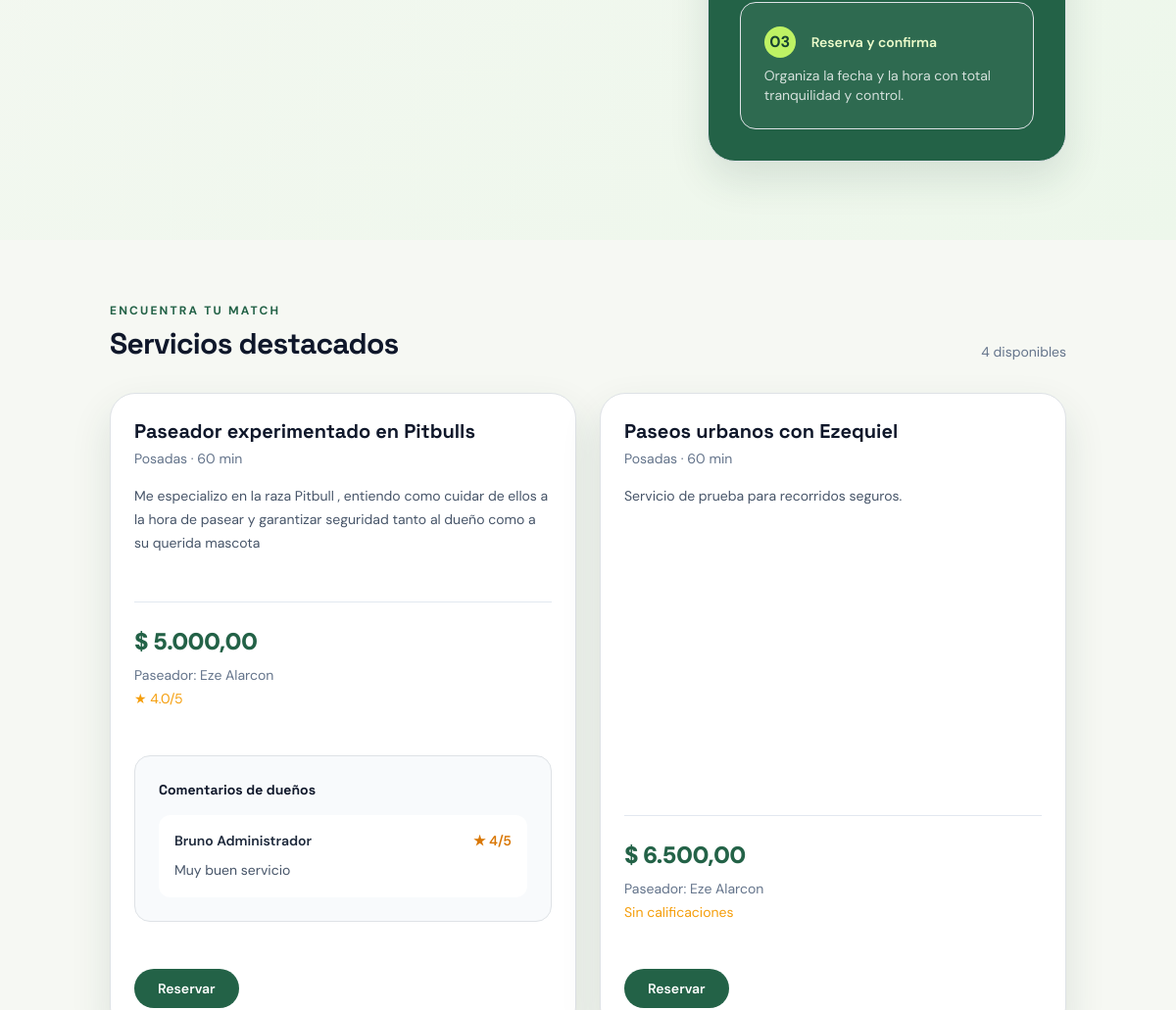
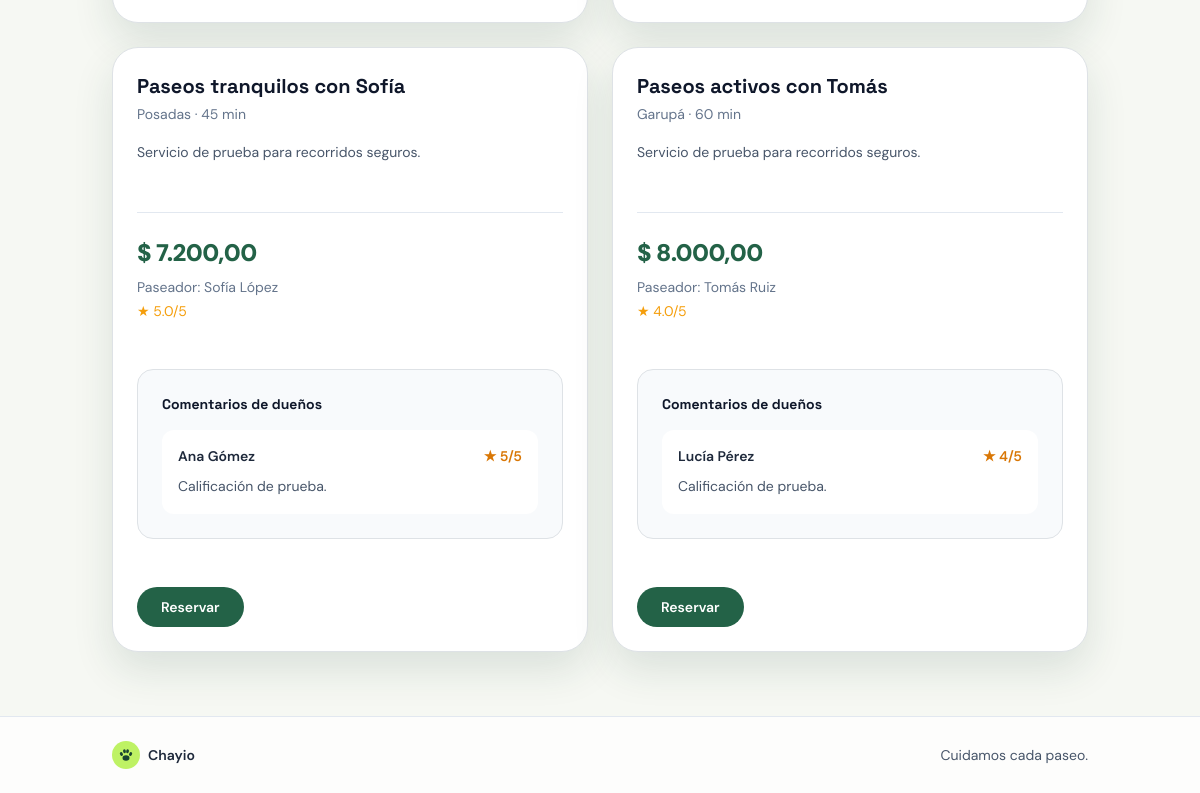
Page / (signed in, lower part) on the earlier database version (2 pictures, top to bottom).
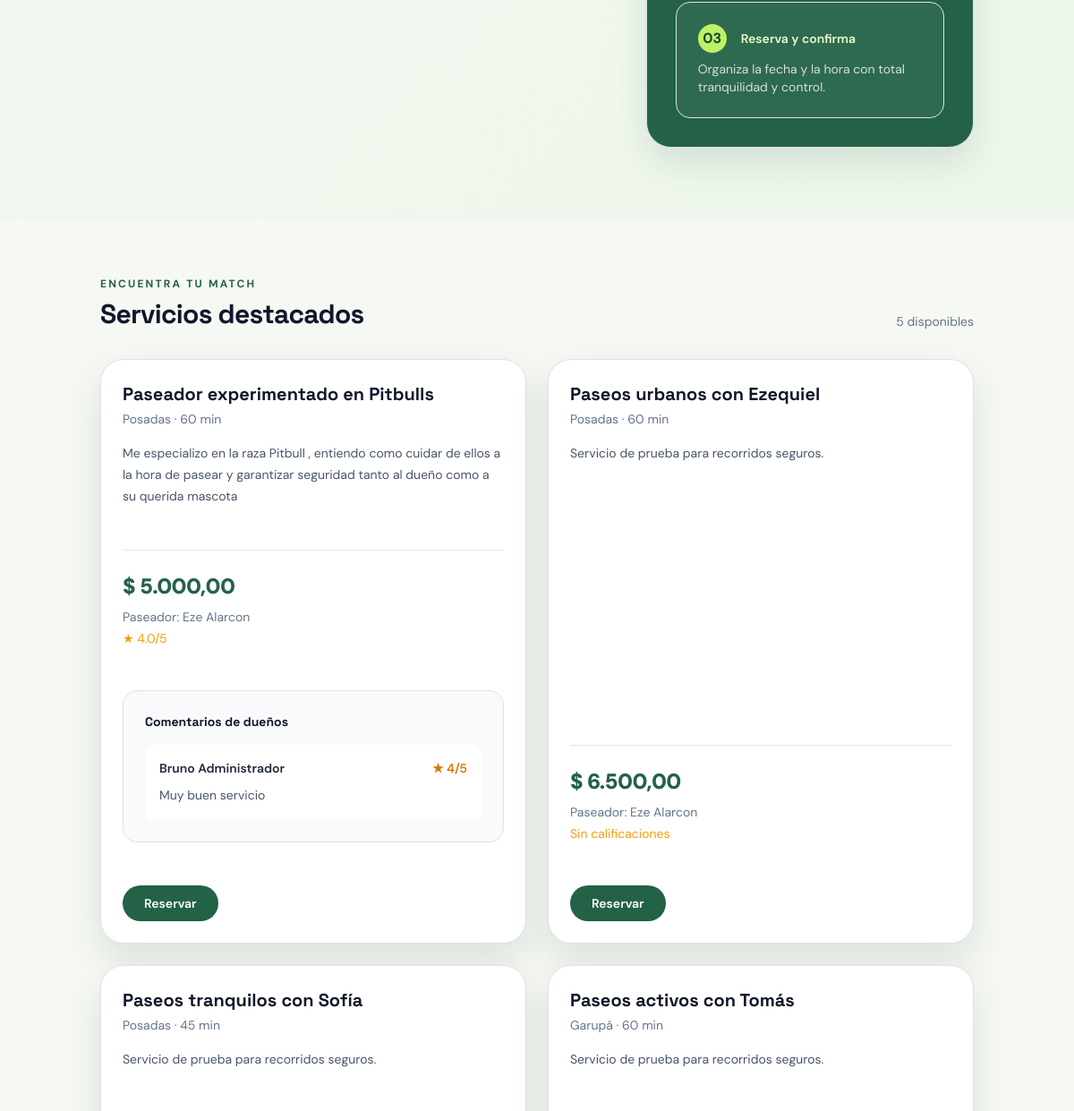
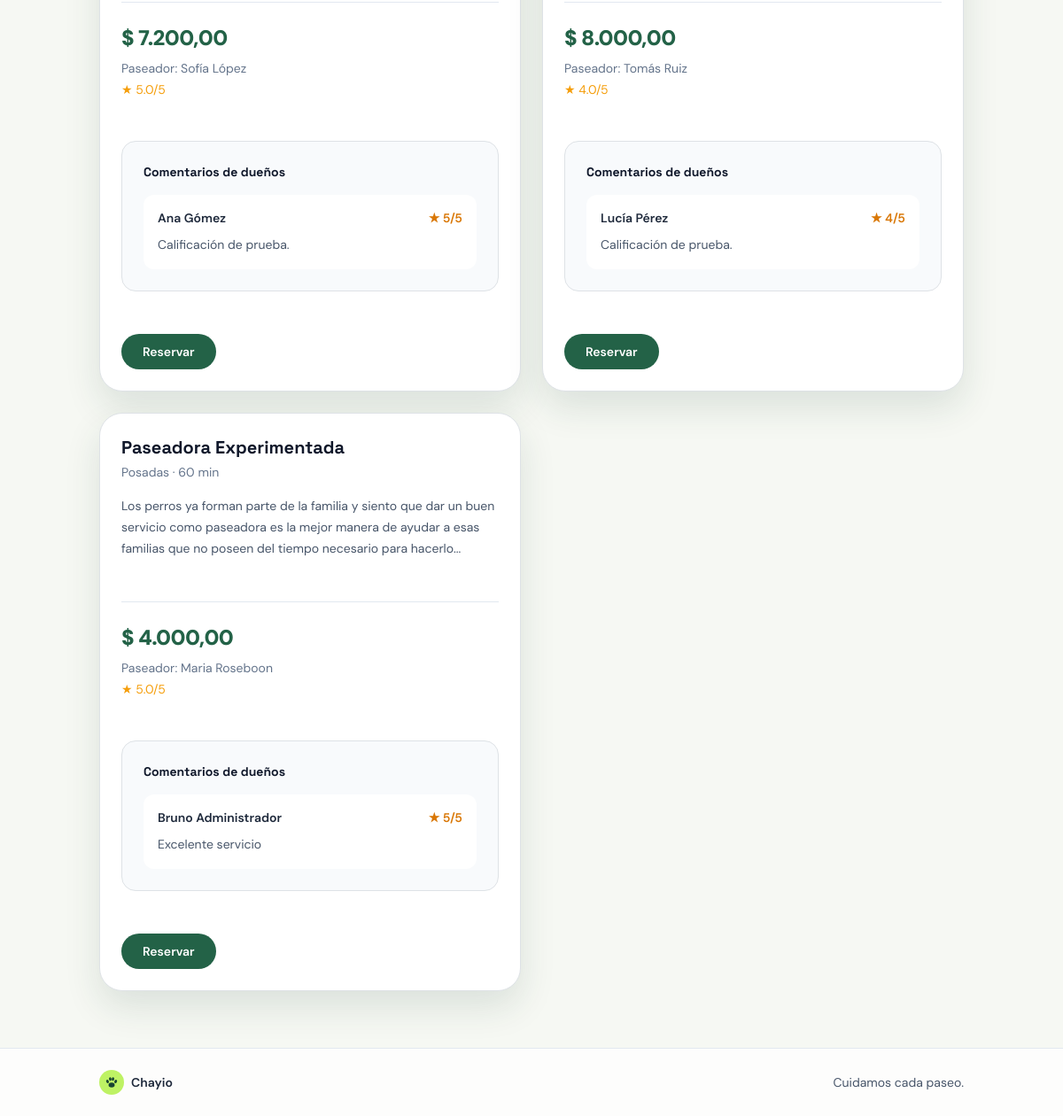
Same page on the later database version (2 pictures, top to bottom).
### pet_services/models.py (models this page shows, shortened)
class ServiceOffer(models.Model):
    walker = models.ForeignKey(settings.AUTH_USER_MODEL, on_delete=models.CASCADE, related_name='service_offers')
    title = models.CharField(max_length=150)
    description = models.TextField()
    price = models.DecimalField(max_digits=8, decimal_places=2)
    duration_minutes = models.PositiveIntegerField(default=60)
    city = models.CharField(max_length=100)
    available = models.BooleanField(default=True)
    created_at = models.DateTimeField(default=timezone.now)
    class Meta:
        constraints = [
            models.CheckConstraint(condition=Q(price__gt=0), name='offer_price_positive'),
            models.CheckConstraint(condition=Q(duration_minutes__gt=0), name='offer_duration_positive'),
        ]

class Booking(models.Model):
    STATUS_CHOICES = [
        ('pending', 'Pendiente'),
        ('confirmed', 'Confirmada'),
        ('canceled', 'Cancelada'),
        ('completed', 'Completado'),
    ]
    owner = models.ForeignKey(settings.AUTH_USER_MODEL, on_delete=models.CASCADE, related_name='bookings_as_owner')
    service = models.ForeignKey('ServiceOffer', on_delete=models.CASCADE, related_name='bookings')
    pet = models.ForeignKey('Pet', on_delete=models.PROTECT, related_name='bookings')
    date = models.DateField()
    time = models.TimeField()
    pickup_address = models.CharField(max_length=255, blank=True, default='')
    notes = models.TextField(blank=True)
    status = models.CharField(max_length=20, choices=STATUS_CHOICES, default='pending')
    owner_confirmed = models.BooleanField(default=False)
    walker_confirmed = models.BooleanField(default=False)
    created_at = models.DateTimeField(default=timezone.now)
    class Meta:
        constraints = [
            models.CheckConstraint(
                condition=Q(status__in=['pending', 'confirmed', 'canceled', 'completed']),
                name='booking_status_valid',
            ),
            models.CheckConstraint(
                condition=Q(time__gte=WALKING_START_TIME, time__lte=WALKING_END_TIME),
                name='booking_time_within_walking_hours',
            ),
        ]

class WalkerRating(models.Model):
    booking = models.OneToOneField(Booking, on_delete=models.CASCADE, related_name='rating')
    score = models.PositiveSmallIntegerField(validators=[MinValueValidator(1), MaxValueValidator(5)])
    comment = models.TextField(blank=True)
    created_at = models.DateTimeField(default=timezone.now)
    class Meta:
        ordering = ['-created_at']
        constraints = [
            models.CheckConstraint(condition=Q(score__gte=1, score__lte=5), name='rating_score_between_1_5'),
        ]

### pet_services/views.py (the view)
# urls.py: 2. Add a URL to urlpatterns:  path('', views.home, name='home')
def home(request):
    completed_bookings = Booking.objects.filter(
        status='completed',
        rating__isnull=False,
    ).select_related('owner').prefetch_related('rating')
    offers = ServiceOffer.objects.filter(available=True).select_related('walker').annotate(
        walker_rating=Avg('bookings__rating__score'),
    ).prefetch_related(Prefetch(
        'bookings',
        queryset=completed_bookings,
        to_attr='completed_bookings',
    ))[:12]
    return render(request, 'pet_services/home.html', {'offers': offers})

### pet_services/templatetags/currency.py (called while the page is built)
@register.filter
def currency(value):
    formatted = format(value, ',.2f')
    return formatted.replace(',', '\0').replace('.', ',').replace('\0', '.')

### templates/pet_services/home.html (shortened to what this page needs)
{% extends 'base.html' %}
{% load static %}
{% load currency %}
{% block content %}
<section class="relative overflow-hidden bg-[radial-gradient(circle_at_top_right,_rgba(200,241,105,0.45),transparent_30%),linear-gradient(135deg,#f6f8f3_0%,#edf7eb_100%)] py-20">
    <div class="container mx-auto px-4">
        <div class="grid items-center gap-10 lg:grid-cols-[1.4fr_0.9fr]">
            <div class="rounded-[28px] border border-slate-200 bg-brand-500 p-6 text-white shadow-soft md:p-8">
                <div class="space-y-5">
                    <div class="rounded-2xl border border-white/15 bg-white/5 p-4">
                        <div class="mb-2 flex items-center gap-3">
                            <span class="inline-flex h-8 w-8 items-center justify-center rounded-full bg-lime-300 font-bold text-brand-700">03</span>
                            <span class="text-sm font-semibold text-lime-100">Reserva y confirma</span>
                        </div>
                        <p class="mb-0 text-sm text-white/80">Organiza la fecha y la hora con total tranquilidad y control.</p>
                    </div>
                </div>
            </div>
        </div>
    </div>
</section>
<section class="container mx-auto px-4 py-16">
    <div class="mb-8 flex flex-wrap items-end justify-between gap-3">
        <div>
            <div class="mb-2 text-xs font-bold uppercase tracking-[0.18em] text-brand-500">Encuentra tu match</div>
            <h2 class="m-0 text-3xl font-bold tracking-tight text-slate-900">Servicios destacados</h2>
        </div>
        <span class="text-sm text-slate-500">{{ offers|length }} disponibles</span>
    </div>
    <div class="grid gap-6 md:grid-cols-2 xl:grid-cols-3">
        {% for offer in offers %}
            <article class="flex h-full flex-col rounded-[26px] border border-slate-200 bg-white p-6 shadow-soft transition duration-200 hover:-translate-y-1 hover:shadow-xl">
                <div class="mb-3">
                    <h3 class="mb-1 text-xl font-bold text-slate-900">{{ offer.title }}</h3>
                    <div class="text-sm text-slate-500">{{ offer.city }} · {{ offer.duration_minutes }} min</div>
                </div>
                <p class="flex-1 whitespace-pre-line break-words text-sm leading-6 text-slate-600">{{ offer.description }}</p>
                <div class="mt-5 border-t border-slate-200 pt-4">
                    <div class="text-2xl font-black tracking-tight text-brand-500">$ {{ offer.price|currency }}</div>
                    <div class="mt-2 text-sm text-slate-500">Paseador: {{ offer.walker.get_full_name|default:offer.walker.username }}</div>
                    <div class="mt-1 text-sm text-amber-500">{% if offer.walker_rating %}★ {{ offer.walker_rating|floatformat:1 }}/5{% else %}Sin calificaciones{% endif %}</div>
                    {% include 'pet_services/_service_reviews.html' with bookings=offer.completed_bookings %}
                    <a class="mt-5 inline-flex items-center rounded-full bg-brand-500 px-4 py-2.5 text-sm font-semibold text-white transition hover:bg-brand-700" href="{% url 'book_service' offer.id %}">Reservar</a>
                </div>
            </article>
        {% empty %}
            <div class="md:col-span-2 xl:col-span-3">
                <div class="rounded-[22px] border border-dashed border-slate-300 bg-white px-6 py-10 text-center text-slate-500">No hay paseadores disponibles todavía. Sé el primero en publicar uno.</div>
            </div>
        {% endfor %}
    </div>
</section>
{% endblock %}

### templates/pet_services/_service_reviews.html
{% if bookings %}
    <section class="mt-5 rounded-2xl border border-slate-200 bg-slate-50 p-4">
        <h2 class="mb-3 text-sm font-bold text-slate-900">Comentarios de dueños</h2>
        <ul class="space-y-3">
            {% for booking in bookings %}
                <li class="rounded-xl bg-white p-3">
                    <div class="flex flex-wrap items-center justify-between gap-2 text-sm">
                        <span class="font-semibold text-slate-800">{{ booking.owner.get_full_name|default:booking.owner.username }}</span>
                        <span class="font-semibold text-amber-600">★ {{ booking.rating.score }}/5</span>
                    </div>
                    {% if booking.rating.comment %}
                        <p class="mb-0 mt-2 whitespace-pre-line break-words text-sm leading-6 text-slate-600">{{ booking.rating.comment }}</p>
                    {% else %}
                        <p class="mb-0 mt-2 text-sm italic text-slate-500">Sin comentario escrito.</p>
                    {% endif %}
                </li>
            {% endfor %}
        </ul>
    </section>
{% endif %}

Differences in the rows shown:
added ServiceOffer: title "Paseadora Experimentada", city "Posadas", duration_minutes "60", description "Los perros ya forman parte de la familia y siento que dar un buen servicio como paseadora es la mejor manera de ayudar a esas familias que no poseen del tiempo necesario para hacerlo...", price "4.000,00", walker.get_full_name "Maria Roseboon", walker_rating "5.0"
added Booking: owner.get_full_name "Bruno Administrador", rating.score "5", rating.comment "Excelente servicio", shown under "Paseadora Experimentada"
Other differences:
{{ offers|length }}: "4" → "5"
